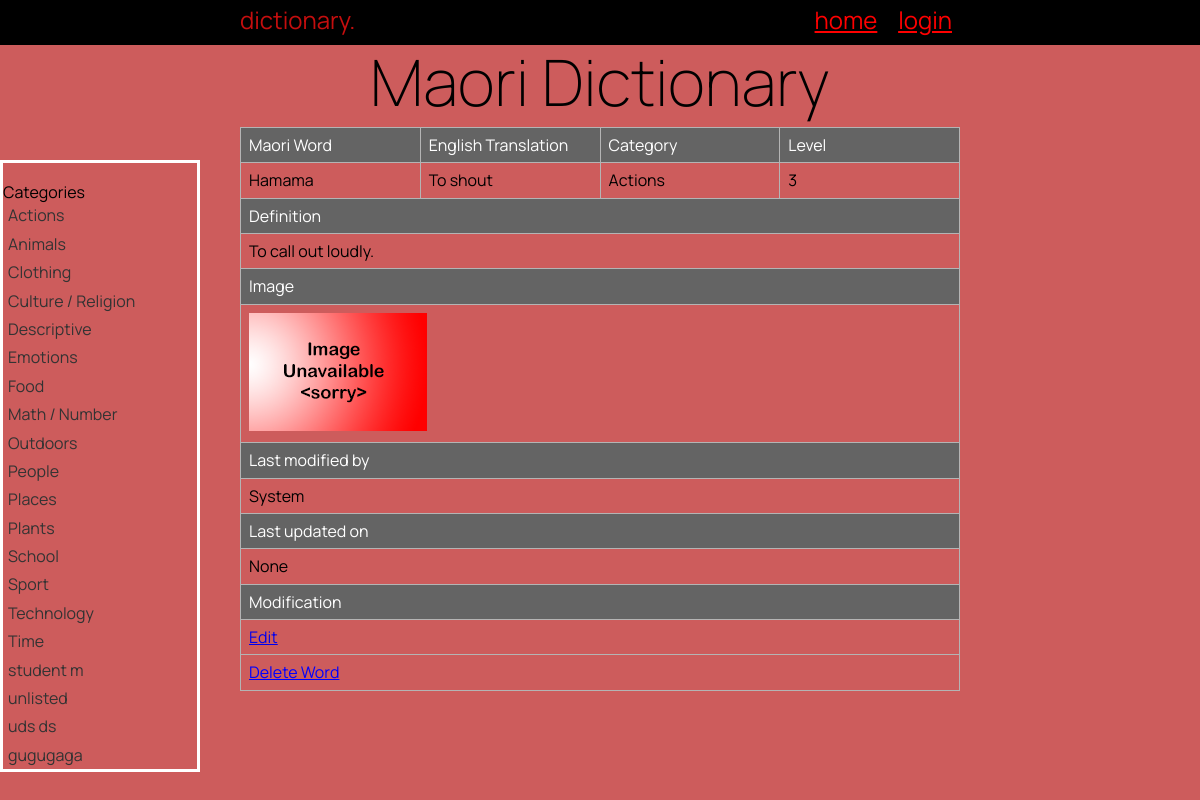
/word_detail/1, run on the app's committed database.
### tables this page shows
CREATE TABLE "category"
(
    cat_id        integer
        constraint category_pk
            primary key autoincrement
        constraint category_pk_2
            unique,
    category_name varchar(100)
);

CREATE TABLE "Dictionary"
(
    word_id      INTEGER
        constraint maori_words_pk
            primary key autoincrement,
    Maori        varchar(100),
    English      varchar(100),
    Definition   varchar(100),
    level        INTEGER,
    image        varchar(15),
    cat_id_fk    INTEGER
        constraint cat_id_fk
            references category (""),
    last_edit_by varchar(200)
        constraint maori_words_pk_2
            unique,
    time_added   time
        constraint maori_words_pk_3
            unique,
    user_id_fk   INTEGER
        constraint user_id_fk
            references user (""),
    entry_date   date
);

CREATE TABLE "user"
(
    user_id    integer
        constraint user_pk
            primary key autoincrement
        constraint user_pk_3
            unique,
    fname      varchar(200),
    lname      varchar(200),
    email      varchar(500)
        constraint user_pk_2
            unique,
    password   varchar(100),
    is_teacher integer
);

### app.py (the view)
@app.route('/word_detail/<word_id>')
def render_word_detail(word_id):
    category_list = get_list("SELECT cat_id, category_name FROM category", "")
    about_word = get_list("SELECT word_id, Maori, English, Definition, level, image, category_name, fname, "
                          "time_added , entry_date FROM Dictionary m "
                          "INNER JOIN user u on m.user_id_fk = u.user_id "
                          "INNER JOIN category c ON m.cat_id_fk = c.cat_id WHERE word_id=?", (word_id,))
    return render_template("word_detail.html", wordinfo=about_word,  logged_in=is_logged_in(), categories=category_list, is_teacher=is_teacher())

### app.py (called while the page is built)
def get_list(query, params):
    with create_connection(DATABASE) as con:
        cur = con.cursor()
        if params == "":
            cur.execute(query)
        else:
            cur.execute(query, params)
        query_list = cur.fetchall()
    return query_list

def create_connection(db_file):
    try:
        connection = sqlite3.connect(db_file)
        print("Connection to database successful.")
        return connection
    except Error as e:
        print("Error connecting to database:", e)
        return None

def is_logged_in():
    if session.get('email') is None:
        return False
    else:
        return True

def is_teacher():
    return session.get('is_teacher') == 1

### templates/word_detail.html (shortened to what this page needs)
{% extends 'base.html' %}
{% block main %}
<div class="sidebar">
    <p>Categories</p>
    {% for category in categories %}
    <ul id="sidebar-links">
        <li><a href="/category/{{ category[0] }}">{{ category[1] }}</a></li>
    </ul>
    {% endfor %}
</div>
<div class="content">
    <table class="info">
        <tr class="header">
            <td style="width:25%">Maori Word</td>
            <td style="width:25%">English Translation</td>
            <td style="width:25%">Category</td>
            <td style="width:25%">Level</td>
        </tr>
        {% for id in wordinfo %}
        <tr>
            <td>{{ id[1] }}</td>
            <td>{{ id[2] }}</td>
            <td>{{ id[6] }}</td>
            <td>{{ id[4] }}</td>
        </tr>
        <tr class="header">
            <td colspan="4">Definition</td>
        </tr>
        <tr>
            <td colspan="4">{{ id[3] }}</td>
        </tr>
        <tr class="header">
            <td colspan="4">Image</td>
        </tr>
        <tr>
            <td colspan="4">
                <img src="/static/images/{{ id[5] }}.jpg">
            </td>
        </tr>
        <tr class="header">
            <td colspan="4">Last modified by</td>
        </tr>
        <tr>
            <td colspan="4">{{ id[7] }}</td>
        </tr>
        <tr class="header">
            <td colspan="4"> Last updated on</td>
        </tr>
        <tr>
            <td colspan="4">{{ id[9] }}</td>
        </tr>
        <tr class="header">
            <td colspan="4">Modification</td>
        </tr>
        <tr>
            <td colspan="4">
                <a href="/edit/{{ id[0] }}">Edit</a>
            </td>
        </tr>
        <tr>
            <td colspan="4">
                <form action="/delete_word/{{ id[0] }}" method="GET" class="inline-form">
                    <button type="submit" class="link-button">Delete Word</button>
                </form>
            </td>
        </tr>
        {% endfor %}
    </table>
</div>
{% endblock %}

### templates/base.html (shortened to what this page needs)
<!DOCTYPE html>
<html lang="en">
<head>
    <link rel="stylesheet" href="https://cdnjs.cloudflare.com/ajax/libs/normalize/8.0.1/normalize.css"/>
    <link href="{{ url_for('static', filename='style.css') }}" rel="stylesheet">
</head>
<body>
<nav>
    <div class="container">
        <div class="navbar-brand">dictionary.</div>
        <div class="navbar-links">
            <a href="/">home</a>
            {% if logged_in %}
                <a href="/allwords">All words</a>
                {% if is_teacher %}
                    <a href="/admin">Admin</a>
                {% endif %}
                <a href="/logout">logout</a>
            {% else %}
                <a href="/login">login</a>
            {% endif %}
        </div>
    </div>
</nav>
<div class="container">
    <header>
        <h1>Maori Dictionary</h1>
    </header>
    <main>
        {% block main %}{% endblock %}
    </main>
</div>
</body>
</html>

### static/style.css (style rules this page uses)
* { font-family: 'Manrope', sans-serif; padding: 0; margin: 0; box-sizing: border-box; }
body { background-color: indianred; }
.container { width: 60vw; margin: auto; }
.container::after { content: ""; clear: both; display: table; }
img { max-width: 100%; }
h1 { text-align: center; font-weight: 200; font-size: 4rem; margin: 0; }
nav { background-color: rgb(0, 0, 0); text-align: center; font-size: 1.5rem; padding-top: 0.4rem; padding-bottom: 0.7rem; color: rgb(196, 14, 14); }
.navbar-brand { display: inline; float: left; }
.navbar-links { display: inline; float: right; }
nav a { padding: 0 0.5rem; font-size: 1.5rem; color: red; }
table { font-family: Arial, Helvetica, sans-serif; border-collapse: collapse; width: 100%; }
td { border: 5px solid skyblue; padding: 10px; }
td, th { border: 1px solid #b4b4b4; padding: 8px; }
.list th, .info .header { padding-top: 12px; padding-bottom: 12px; text-align: left; background-color: #646464; color: white; }
.sidebar { position: fixed; top: 160px; left: 0px; width: 200px; height: auto; background-color: indianred; padding-top: 20px; border: 3px solid #ffffff; }
.sidebar ul { list-style-type: none; padding: 0; }
.sidebar ul li { padding: 5px; color: black; }
.sidebar ul li a { text-decoration: none; color: #333; display: block; }
.inline-form { display: inline; }
.link-button { background: none; color: blue; border: none; padding: 0; font: inherit; cursor: pointer; text-decoration: underline; }

### data on the page
category: category_name "Actions"
category: category_name "Animals"
category: category_name "Clothing"
category: category_name "Culture / Religion"
category: category_name "Descriptive"
category: category_name "Emotions"
category: category_name "Food"
category: category_name "Math / Number"
category: category_name "Outdoors"
category: category_name "People"
category: category_name "Places"
category: category_name "Plants"
category: category_name "School"
category: category_name "Sport"
category: category_name "Technology"
category: category_name "Time"
category: category_name "student m"
category: category_name "unlisted"
category: category_name "uds ds"
category: category_name "gugugaga"
Dictionary: Maori "Hamama", English "To shout", category_name "Actions", level "3", Definition "To call out loudly.", image (placeholder picture), fname "System", id "None"
